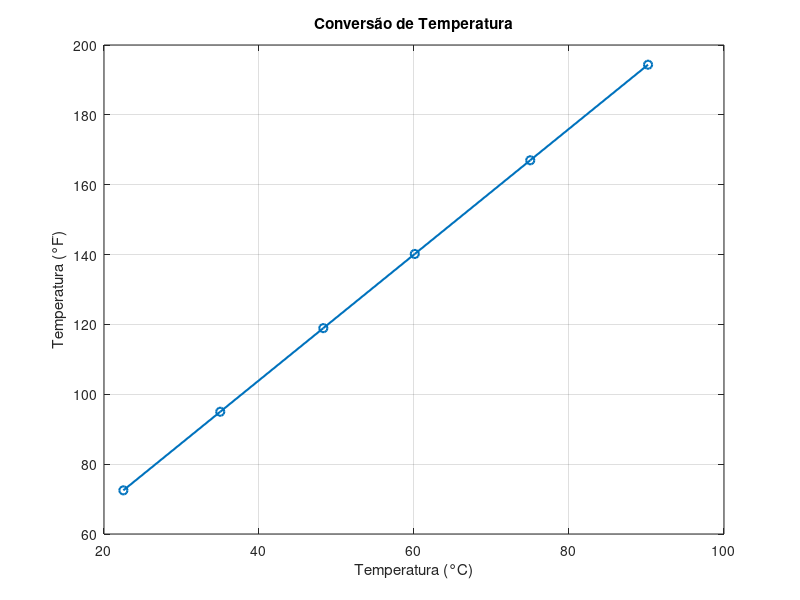

Write the MATLAB code that produced this figure.
%% Conversão de Temperaturas
% Aplicação: Controlo de processos industriais
% Objectivo: Converter temperaturas de °C para °F usando operações vetoriais.

temperaturas_C = [22.5; 35.0; 48.3; 60.1; 75.0; 90.2];

temperaturas_F = temperaturas_C * 9/5 + 32;

fprintf('Conversão de temperaturas:\n');
fprintf('%-10s %-10s\n', '°C', '°F');
fprintf('%s\n', repmat('-', 1, 21));
for i = 1:length(temperaturas_C)
    fprintf('%-10.1f %-10.1f\n', temperaturas_C(i), temperaturas_F(i));
end

figure;
plot(temperaturas_C, temperaturas_F, 'o-', 'LineWidth', 1.5);
xlabel('Temperatura (°C)');
ylabel('Temperatura (°F)');
title('Conversão de Temperatura');
grid on;
